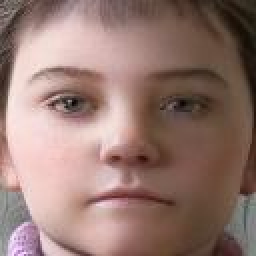
#> input picture MLBackend/dataset/female/age_10_14/00355.jpg, 128 x 128 px (shown 2 times larger); its folder holds only this picture in this run
$ python anotherTest.py
#> lines starting #> are read from the running program, lines starting #| are printed output that depends on the picture
import numpy as np
import cv2
import pandas as pd
import matplotlib.pyplot as plt
import os
import json
from tqdm import tqdm
import glob
import pickle
import base64

from skimage import feature
from sklearn.model_selection import StratifiedKFold
from sklearn.model_selection import train_test_split
from sklearn.neighbors import KNeighborsClassifier
from sklearn import metrics
from sklearn import model_selection
from sklearn.model_selection import cross_val_score
from sklearn.metrics import classification_report, accuracy_score, recall_score, precision_score


# Read the input image
def locateFace(img):
    # Load the cascade
    face_cascade = cv2.CascadeClassifier('haarcascade_frontalface_alt2.xml')
    # Convert into grayscale
    gray = cv2.cvtColor(img, cv2.COLOR_BGR2GRAY)
    # Detect faces
    faces = face_cascade.detectMultiScale(gray, 1.1, 4)
    # Draw rectangle around the faces

    for (x, y, w, h) in faces:
        cv2.rectangle(np.copy(img), (x, y), (x+w, y+h), (255, 0, 0), 2)
    if faces == ():
        x=-1
        y=-1
        w=-1
        h=-1
    return faces, x,y,w,h

class LocalBinaryPatterns:
	# [191 lines left out: functions __init__, describe, train, train2, loadPreTrained, test, not called in this run]


def preprocessingData(file_path):
#> called with file_path = '../dataset/'
    images = []
    for x, y, z in os.walk(file_path):
        for name in tqdm(z):
            images.append(os.path.join(x, name).replace('\\','/'))
    return images

def dataframeCreation(images):
    if os.path.exists('./lbp.csv'):
        lbp_df = pd.read_csv('./lbp.csv', index_col=0)
        count = 0
    else:
        lbp_df = pd.DataFrame()
        # the parameters of the LBP algo
        # higher = more time required
        sample_points = 16
        radius = 4
        images_crop = []
        count=0
        for i in tqdm(images):
            if ".DS_Store" in i:
                continue
            img = cv2.imread(i)
#> img is the input picture: shape (128, 128, 3); mean B, G, R 113.1, 120.7, 149.4
            faces, x,y,w,h = locateFace(img)
#> in locateFace, `gray = cv2.cvtColor(img, cv2.COLOR_BGR2GRAY)`:
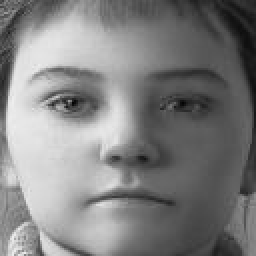
#> gray: shape (128, 128) (shown 2 times larger); min 3, max 238, mean 128.4
#> in locateFace, `faces = face_cascade.detectMultiScale(gray, 1.1, 4)`: faces = [[6, 8, 109, 109]]
#> the loop in locateFace, `for (x, y, w, h) in faces:` made 1 pass
            if not faces == ():
                crop_img = img[y:y+h, x:x+w]
                lbp = LocalBinaryPatterns(sample_points, radius).describe(cv2.cvtColor(crop_img, cv2.COLOR_BGR2GRAY))
                row = dict(zip(range(0, len(lbp)), lbp))
                row['ageRange'] = i.split('/')[3] ## TODO: change 3 to the index in the path where the age range is located
                lbp_df = lbp_df.append(row, ignore_index=True)

            else:
                count= count+1
                raise ValueError('Error! No face was detected. Please try again with a clearer picture')


        print("Count: empty: {}".format(count))
        # the age groups we decide we call 'young'
        young = ['age_10_14', 'age_15_19','age_20_24']
        # in this column, true means young, false means old
        lbp_df['age_new'] = lbp_df['ageRange'].isin(young)
        lbp_df.to_csv('./lbp.csv')

    df_young = lbp_df[lbp_df.age_new == True]
    df_old = lbp_df[lbp_df.age_new == False]

    # Split the dataframe into old and young for balanced training and validation
    X_young_df = df_young.drop(['ageRange','age_new'], axis=1)
    y_young_df = df_young['age_new']
    X_old_df = df_old.drop(['ageRange','age_new'], axis=1)
    y_old_df = df_old['age_new']

    return X_young_df, y_young_df ,X_old_df, y_old_df, count

# [151 lines left out: functions getRandomSamples, createInputsFromImagePaths, createInputFromBase64, predict, predictFromPath, getCurrentModel and 3 more, not called in this run]


path = "../dataset/"

def predictFromMLScriptOnly(path):
    images = preprocessingData(path)
    X_young_df, y_young_df ,X_old_df, y_old_df, _ =dataframeCreation(images)
    #model = loadPreTrained(modelName="pretrained_knn_model")
    eval_accuracy, model, X_train, y_train, X_test, y_test, k_optimal = train(X_young_df, y_young_df ,X_old_df, y_old_df, k_cross_validation_ratio=5, testing_size=0.2, optimal_k=True, min_range_k= 1, max_range_k=100)

    print(pd.DataFrame(y_train).apply(pd.value_counts))
    test_score, conf_rep = test(X_train, y_train,X_test, y_test, modelName="pretrained_knn_model")
    print("Test Score: {}".format(test_score))
    print(conf_rep)

    model.fit(X_train, y_train)
    #model = loadPreTrained("pretrained_knn_model")
    testPath = '../dataset/male/age_10_14/pic_0014.png'
    testPath2 = "../dataset/male/age_50_54/pic_0028.png"
    patht = [testPath, testPath2]
    X=createInputsFromImagePaths(patht)
    label , pred = predict(X, model)
    print(pred)

#> (the run stopped early here; a loop or call above may not have finished)
